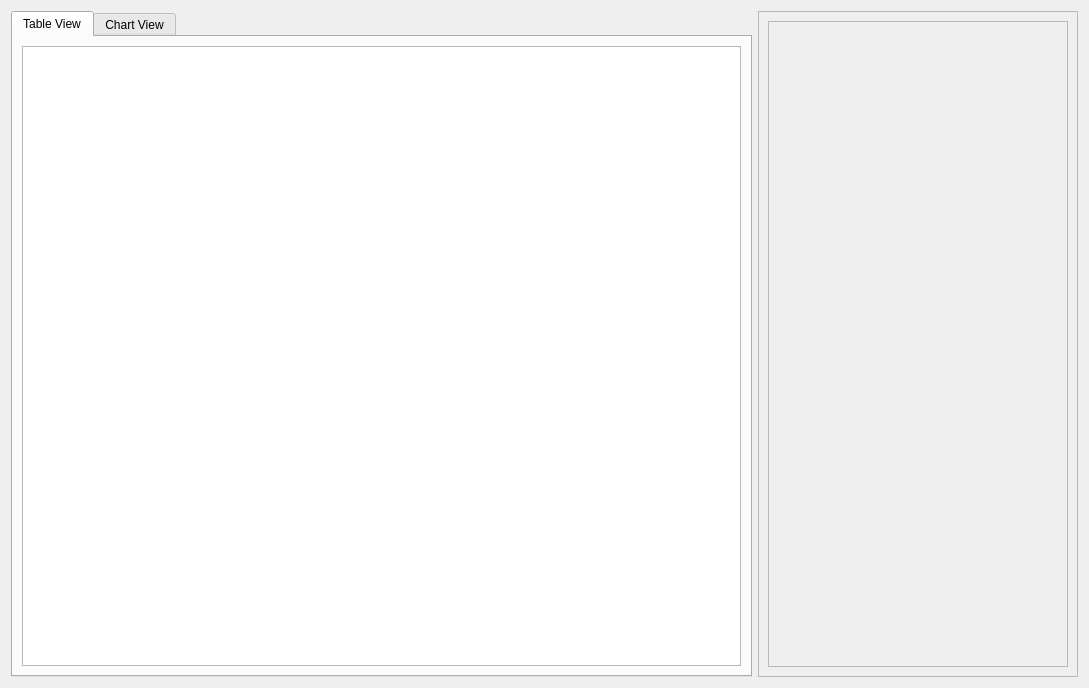
<?xml version="1.0" encoding="UTF-8"?>
<ui version="4.0">
 <class>DataSetDialog</class>
 <widget class="QDialog" name="DataSetDialog">
  <property name="geometry">
   <rect>
    <x>0</x>
    <y>0</y>
    <width>1089</width>
    <height>688</height>
   </rect>
  </property>
  <property name="windowTitle">
   <string>National Chart Data Set</string>
  </property>
  <layout class="QVBoxLayout" name="verticalLayout_3">
   <item>
    <layout class="QVBoxLayout" name="verticalLayout">
     <item>
      <layout class="QHBoxLayout" name="horizontalLayout">
       <item>
        <widget class="QTabWidget" name="tabWidget">
         <property name="currentIndex">
          <number>0</number>
         </property>
         <widget class="QWidget" name="tableView_tab">
          <attribute name="title">
           <string>Table View</string>
          </attribute>
          <layout class="QVBoxLayout" name="verticalLayout_6">
           <item>
            <layout class="QVBoxLayout" name="tableView_verticalLayout">
             <item>
              <widget class="QTableWidget" name="tableWidget"/>
             </item>
            </layout>
           </item>
          </layout>
         </widget>
         <widget class="QWidget" name="chartView_tab">
          <attribute name="title">
           <string>Chart View</string>
          </attribute>
          <layout class="QVBoxLayout" name="verticalLayout_8">
           <item>
            <layout class="QVBoxLayout" name="chartView_verticalLayout">
             <item>
              <widget class="QWidget" name="chart_widget" native="true"/>
             </item>
            </layout>
           </item>
          </layout>
         </widget>
        </widget>
       </item>
       <item>
        <widget class="QFrame" name="options_frame">
         <property name="minimumSize">
          <size>
           <width>0</width>
           <height>0</height>
          </size>
         </property>
         <property name="frameShape">
          <enum>QFrame::StyledPanel</enum>
         </property>
         <property name="frameShadow">
          <enum>QFrame::Raised</enum>
         </property>
         <layout class="QVBoxLayout" name="verticalLayout_4">
          <item>
           <widget class="QScrollArea" name="scrollArea">
            <property name="sizePolicy">
             <sizepolicy hsizetype="Minimum" vsizetype="MinimumExpanding">
              <horstretch>0</horstretch>
              <verstretch>0</verstretch>
             </sizepolicy>
            </property>
            <property name="minimumSize">
             <size>
              <width>300</width>
              <height>0</height>
             </size>
            </property>
            <property name="widgetResizable">
             <bool>true</bool>
            </property>
            <widget class="QWidget" name="scrollAreaWidgetContents">
             <property name="geometry">
              <rect>
               <x>0</x>
               <y>0</y>
               <width>298</width>
               <height>644</height>
              </rect>
             </property>
             <layout class="QVBoxLayout" name="verticalLayout_5">
              <item>
               <layout class="QVBoxLayout" name="options_verticalLayout2"/>
              </item>
             </layout>
            </widget>
           </widget>
          </item>
         </layout>
        </widget>
       </item>
      </layout>
     </item>
    </layout>
   </item>
  </layout>
 </widget>
 <resources/>
 <connections/>
</ui>
